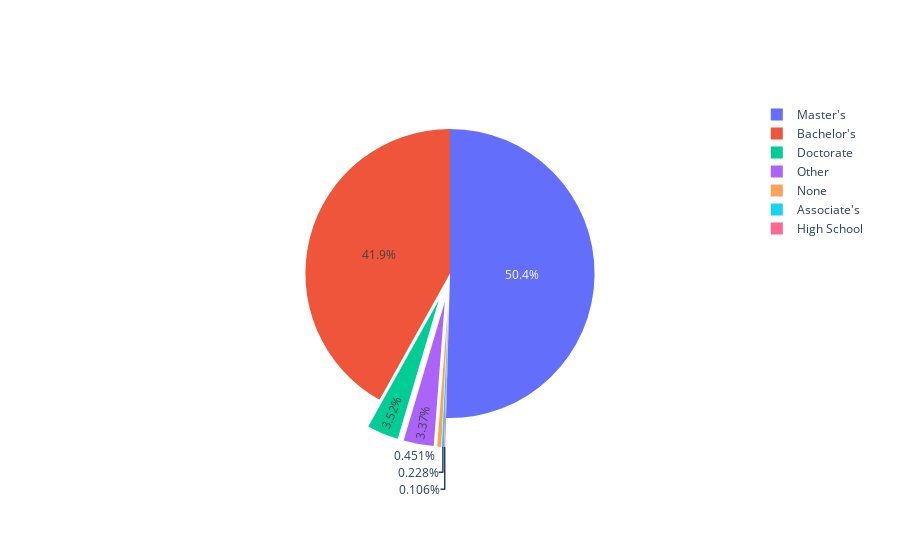

Here is the notebook cell this chart was saved with:
### Markdown cell above
As seen in the earlier plot, highest H1B sponsorship corresponds to renowned established companies like Amazon, Microsoft, Google Apple etc. Undoubtedly, these companies offer best salaries in the industry. Almost every employee working in these companies receive salaries greater than 100k. Hence, H1B sponsorship for salaries greater than 100k is much higher compared to salaries less than 100k. To distinguish amongst various salary levels, dataset has been filtered multiple times corresponding to the salary range.

### Code cell
h1b_job=h1b_df.groupby("JOB_INFO_EDUCATION")["CASE_NUMBER"].count().sort_values(ascending=False).reset_index()
fig = go.Figure(data=[go.Pie(labels=list(h1b_job["JOB_INFO_EDUCATION"]), values=list(h1b_job["CASE_NUMBER"]), pull=[0, 0, 0.2, 0.2,0.2,0.2,0.2])])
fig.show()

### Figure 1 — Plotly figure (JSON) as saved in the notebook; plotly's stock layout.template omitted (floating-point values rounded to 4 significant figures)
{"data": [{"labels": ["Master's", "Bachelor's", "Doctorate", "Other", "None", "Associate's", "High School"], "pull": [0, 0, 0.2, 0.2, 0.2, 0.2, 0.2], "type": "pie", "values": [99766, 82879, 6967, 6658, 892, 452, 209]}], "layout": {}}
